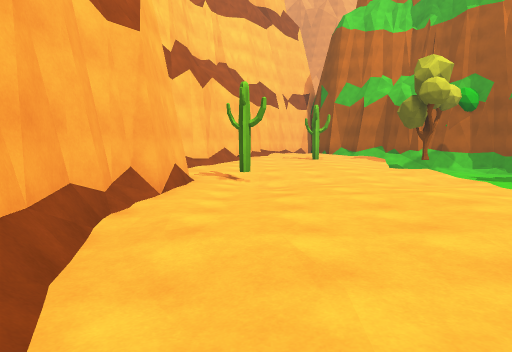
view 1 (above)

14 first-person views from a walk through a scene from a Unity 3-D project. The camera is 1.4 m above the floor, tilts 6° down and sees 75° across. The floor is counted in squares, 2 m on a side. Each view is taken from the middle of a square. On the plan, view 1 faces up. The plan holds only what a view shows up to about 10 squares ahead; the rest is blank. The place goes on beyond the plan. The player is left out.

view 2
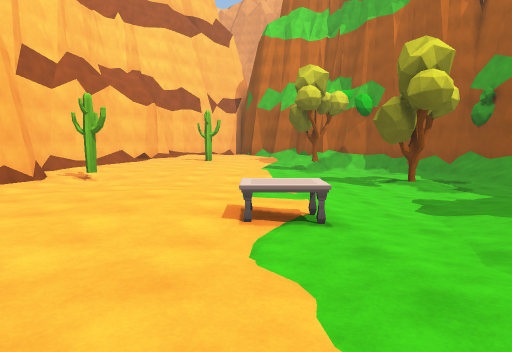

view 3
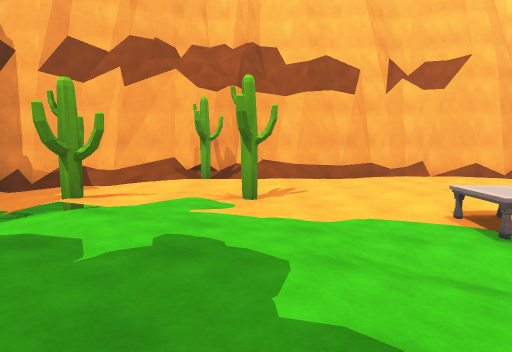

view 4
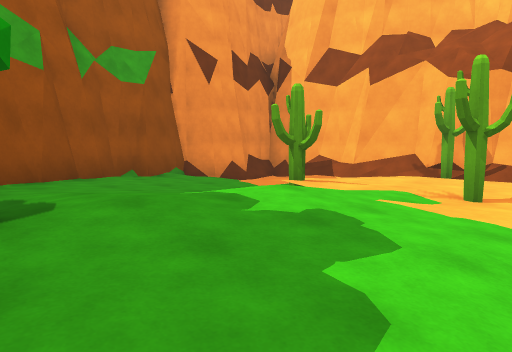

view 5
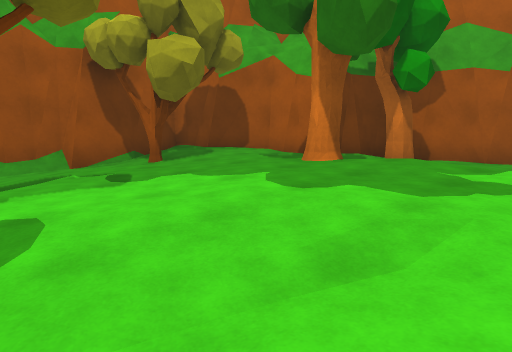

view 6
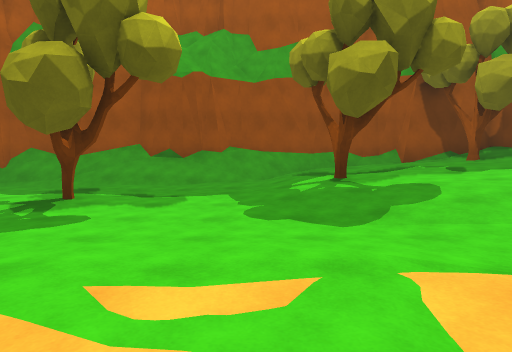

view 7
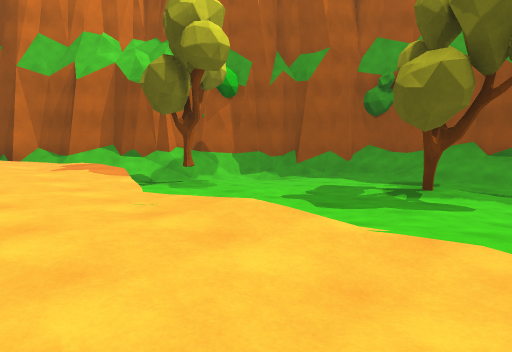

view 8
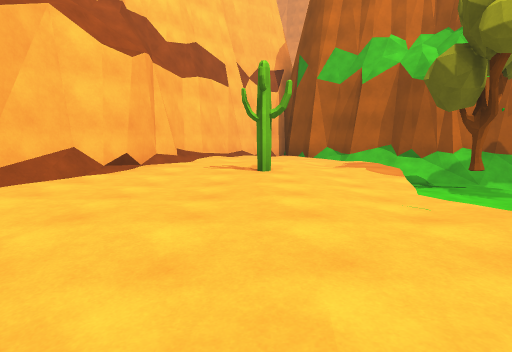

view 9
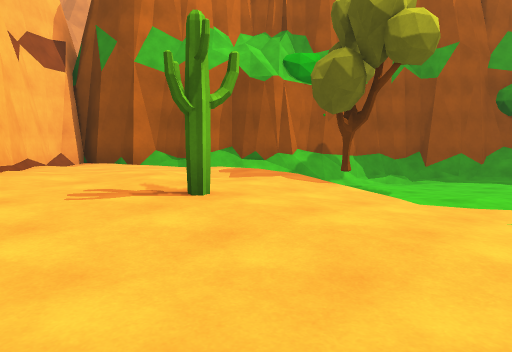

view 10
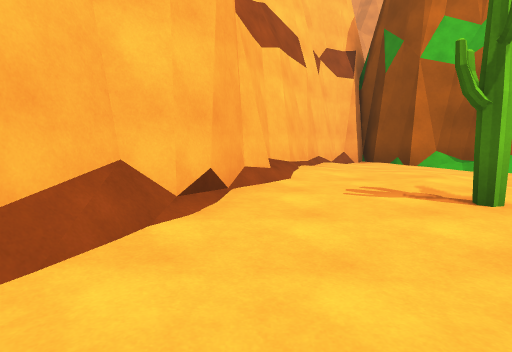

view 11
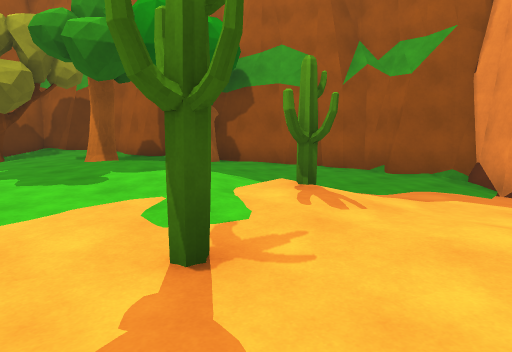

view 12
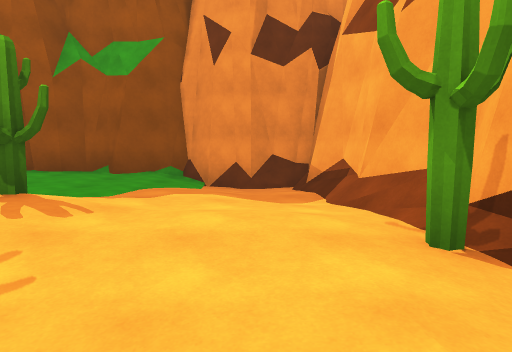

view 13
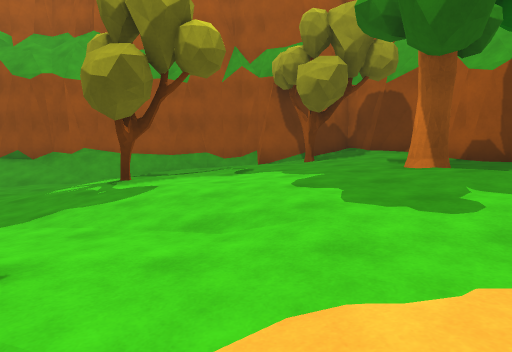

view 14
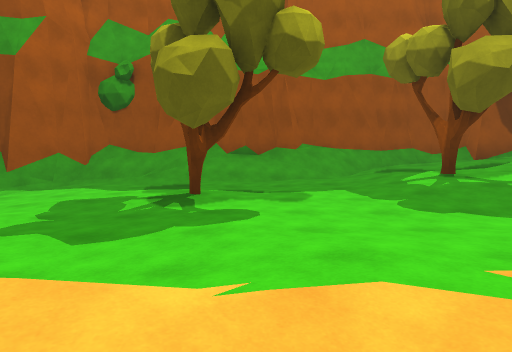

### Floor plan
Key: @ floor where view 1 was taken; # wall or solid block; . main floor; : floor 0.25 m higher than the main floor; - floor 0.25 m lower than the main floor; + floor 0.5 m higher than the main floor; _ floor 0.5 m lower than the main floor; * floor 0.75 m higher than the main floor; < floor 0.75 m lower than the main floor; ( floor 1 m lower than the main floor; / step, stairs or slope; ^ raised ledge; O other object.
Columns run from 2 left of view 1 to 13 right of it. Each row starts with its distance up from view 1.
 19     ###
 18    ##.#
 17    #:.##
 16   ##:..###
 15   #:::.//###
 14  ##:::./(//##
 13  #/.:../O<(/#
 12  #..O../<<((##
 11 ##....-_<<((<##
 10 #..-../__<<<</#
  9 #--..--__<<<</#
  8 #-O---.___O<</#
  7 #-__----___<</#
  6 #-------__<<</#
  5 #-----.-____<</^
  4 #--...--__----/#
  3 #-....O-_-.O.--#
  2 #-....---......#
  1 #/.......:::::.#
  0 ##@..O::::++:O/#
 -1  #O...:+++++++/#
 -2  #...O:++*O+**##
 -3  #--../.:+++###
 -4  #/----.::O##
 -5  #/_--..::##
 -6  ##/_-..###
 -7   #######

Positions as (right, up) in squares from view 1, and headings:
1: (0, 0), facing up
2: (4, -1), facing up
3: (8, 0), facing left
4: (8, 1), facing down-left
5: (5, 3), facing down-right
6: (3, 5), facing right
7: (2, 6), facing up-right
8: (2, 6), facing up
9: (0, 9), facing up-right
10: (0, 9), facing up
11: (1, 1), facing down-right
12: (1, 1), facing down
13: (3, 1), facing right
14: (3, 7), facing right
